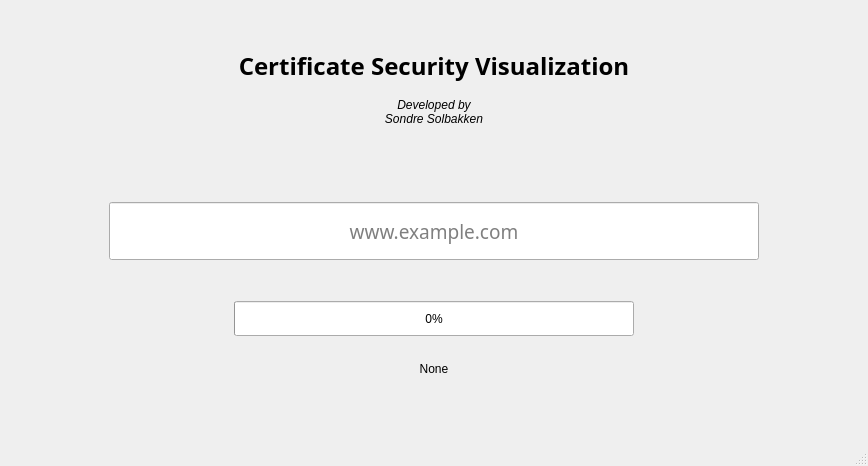
<?xml version="1.0" encoding="UTF-8"?>
<ui version="4.0">
 <class>MainWindow</class>
 <widget class="QMainWindow" name="MainWindow">
  <property name="geometry">
   <rect>
    <x>0</x>
    <y>0</y>
    <width>868</width>
    <height>466</height>
   </rect>
  </property>
  <property name="focusPolicy">
   <enum>Qt::StrongFocus</enum>
  </property>
  <property name="windowTitle">
   <string>Certificate Security Visualization</string>
  </property>
  <widget class="QWidget" name="centralwidget">
   <layout class="QVBoxLayout" name="verticalLayout">
    <item>
     <spacer name="verticalSpacer_2">
      <property name="orientation">
       <enum>Qt::Vertical</enum>
      </property>
      <property name="sizeType">
       <enum>QSizePolicy::Fixed</enum>
      </property>
      <property name="sizeHint" stdset="0">
       <size>
        <width>20</width>
        <height>41</height>
       </size>
      </property>
     </spacer>
    </item>
    <item>
     <widget class="QLabel" name="header_text_label">
      <property name="sizePolicy">
       <sizepolicy hsizetype="Expanding" vsizetype="Maximum">
        <horstretch>0</horstretch>
        <verstretch>0</verstretch>
       </sizepolicy>
      </property>
      <property name="maximumSize">
       <size>
        <width>1677</width>
        <height>32</height>
       </size>
      </property>
      <property name="font">
       <font>
        <family>Ubuntu Light</family>
        <pointsize>18</pointsize>
        <weight>75</weight>
        <bold>true</bold>
        <underline>false</underline>
        <strikeout>false</strikeout>
        <kerning>true</kerning>
       </font>
      </property>
      <property name="layoutDirection">
       <enum>Qt::LeftToRight</enum>
      </property>
      <property name="text">
       <string>Certificate Security Visualization</string>
      </property>
      <property name="textFormat">
       <enum>Qt::AutoText</enum>
      </property>
      <property name="scaledContents">
       <bool>false</bool>
      </property>
      <property name="alignment">
       <set>Qt::AlignCenter</set>
      </property>
      <property name="wordWrap">
       <bool>false</bool>
      </property>
     </widget>
    </item>
    <item>
     <spacer name="verticalSpacer_3">
      <property name="orientation">
       <enum>Qt::Vertical</enum>
      </property>
      <property name="sizeType">
       <enum>QSizePolicy::Fixed</enum>
      </property>
      <property name="sizeHint" stdset="0">
       <size>
        <width>20</width>
        <height>10</height>
       </size>
      </property>
     </spacer>
    </item>
    <item>
     <widget class="QLabel" name="sub_header_label">
      <property name="sizePolicy">
       <sizepolicy hsizetype="Maximum" vsizetype="Maximum">
        <horstretch>0</horstretch>
        <verstretch>0</verstretch>
       </sizepolicy>
      </property>
      <property name="maximumSize">
       <size>
        <width>1677</width>
        <height>45</height>
       </size>
      </property>
      <property name="font">
       <font>
        <italic>true</italic>
       </font>
      </property>
      <property name="text">
       <string>Developed by
Sondre Solbakken</string>
      </property>
      <property name="alignment">
       <set>Qt::AlignCenter</set>
      </property>
      <property name="wordWrap">
       <bool>true</bool>
      </property>
     </widget>
    </item>
    <item>
     <spacer name="verticalSpacer">
      <property name="orientation">
       <enum>Qt::Vertical</enum>
      </property>
      <property name="sizeType">
       <enum>QSizePolicy::Fixed</enum>
      </property>
      <property name="sizeHint" stdset="0">
       <size>
        <width>20</width>
        <height>70</height>
       </size>
      </property>
     </spacer>
    </item>
    <item>
     <layout class="QHBoxLayout" name="horizontalLayout_input_lineEdit">
      <property name="sizeConstraint">
       <enum>QLayout::SetMaximumSize</enum>
      </property>
      <property name="topMargin">
       <number>0</number>
      </property>
      <item>
       <spacer name="horizontalSpacer">
        <property name="orientation">
         <enum>Qt::Horizontal</enum>
        </property>
        <property name="sizeType">
         <enum>QSizePolicy::Maximum</enum>
        </property>
        <property name="sizeHint" stdset="0">
         <size>
          <width>100</width>
          <height>20</height>
         </size>
        </property>
       </spacer>
      </item>
      <item>
       <widget class="QLineEdit" name="url_input_lineEdit">
        <property name="sizePolicy">
         <sizepolicy hsizetype="Maximum" vsizetype="Maximum">
          <horstretch>0</horstretch>
          <verstretch>0</verstretch>
         </sizepolicy>
        </property>
        <property name="minimumSize">
         <size>
          <width>200</width>
          <height>58</height>
         </size>
        </property>
        <property name="maximumSize">
         <size>
          <width>167773</width>
          <height>58</height>
         </size>
        </property>
        <property name="baseSize">
         <size>
          <width>700</width>
          <height>58</height>
         </size>
        </property>
        <property name="font">
         <font>
          <family>Ubuntu Light</family>
          <pointsize>14</pointsize>
         </font>
        </property>
        <property name="focusPolicy">
         <enum>Qt::ClickFocus</enum>
        </property>
        <property name="alignment">
         <set>Qt::AlignCenter</set>
        </property>
        <property name="dragEnabled">
         <bool>false</bool>
        </property>
        <property name="placeholderText">
         <string>www.example.com</string>
        </property>
       </widget>
      </item>
      <item>
       <spacer name="horizontalSpacer_2">
        <property name="orientation">
         <enum>Qt::Horizontal</enum>
        </property>
        <property name="sizeType">
         <enum>QSizePolicy::Maximum</enum>
        </property>
        <property name="sizeHint" stdset="0">
         <size>
          <width>100</width>
          <height>20</height>
         </size>
        </property>
       </spacer>
      </item>
     </layout>
    </item>
    <item>
     <spacer name="verticalSpacer_5">
      <property name="orientation">
       <enum>Qt::Vertical</enum>
      </property>
      <property name="sizeType">
       <enum>QSizePolicy::Fixed</enum>
      </property>
      <property name="sizeHint" stdset="0">
       <size>
        <width>20</width>
        <height>25</height>
       </size>
      </property>
     </spacer>
    </item>
    <item>
     <layout class="QHBoxLayout" name="horizontalLayout_progressBar">
      <property name="spacing">
       <number>0</number>
      </property>
      <property name="sizeConstraint">
       <enum>QLayout::SetFixedSize</enum>
      </property>
      <property name="topMargin">
       <number>10</number>
      </property>
      <property name="bottomMargin">
       <number>20</number>
      </property>
      <item>
       <widget class="QProgressBar" name="progressBar">
        <property name="sizePolicy">
         <sizepolicy hsizetype="Expanding" vsizetype="Fixed">
          <horstretch>0</horstretch>
          <verstretch>0</verstretch>
         </sizepolicy>
        </property>
        <property name="minimumSize">
         <size>
          <width>50</width>
          <height>35</height>
         </size>
        </property>
        <property name="maximumSize">
         <size>
          <width>400</width>
          <height>35</height>
         </size>
        </property>
        <property name="value">
         <number>0</number>
        </property>
        <property name="alignment">
         <set>Qt::AlignLeading|Qt::AlignLeft|Qt::AlignVCenter</set>
        </property>
        <property name="textVisible">
         <bool>true</bool>
        </property>
        <property name="orientation">
         <enum>Qt::Horizontal</enum>
        </property>
       </widget>
      </item>
     </layout>
    </item>
    <item>
     <widget class="QLabel" name="progress_label">
      <property name="text">
       <string>None</string>
      </property>
      <property name="alignment">
       <set>Qt::AlignCenter</set>
      </property>
     </widget>
    </item>
    <item>
     <spacer name="verticalSpacer_4">
      <property name="orientation">
       <enum>Qt::Vertical</enum>
      </property>
      <property name="sizeHint" stdset="0">
       <size>
        <width>20</width>
        <height>20</height>
       </size>
      </property>
     </spacer>
    </item>
   </layout>
  </widget>
  <widget class="QMenuBar" name="menubar">
   <property name="geometry">
    <rect>
     <x>0</x>
     <y>0</y>
     <width>868</width>
     <height>22</height>
    </rect>
   </property>
  </widget>
  <widget class="QStatusBar" name="statusbar"/>
 </widget>
 <resources/>
 <connections>
  <connection>
   <sender>url_input_lineEdit</sender>
   <signal>returnPressed()</signal>
   <receiver>url_input_lineEdit</receiver>
   <slot>clear()</slot>
   <hints>
    <hint type="sourcelabel">
     <x>130</x>
     <y>263</y>
    </hint>
    <hint type="destinationlabel">
     <x>169</x>
     <y>268</y>
    </hint>
   </hints>
  </connection>
  <connection>
   <sender>url_input_lineEdit</sender>
   <signal>returnPressed()</signal>
   <receiver>MainWindow</receiver>
   <slot>setFocus()</slot>
   <hints>
    <hint type="sourcelabel">
     <x>199</x>
     <y>259</y>
    </hint>
    <hint type="destinationlabel">
     <x>245</x>
     <y>188</y>
    </hint>
   </hints>
  </connection>
  <connection>
   <sender>url_input_lineEdit</sender>
   <signal>returnPressed()</signal>
   <receiver>MainWindow</receiver>
   <slot>hide()</slot>
   <hints>
    <hint type="sourcelabel">
     <x>340</x>
     <y>277</y>
    </hint>
    <hint type="destinationlabel">
     <x>435</x>
     <y>187</y>
    </hint>
   </hints>
  </connection>
  <connection>
   <sender>url_input_lineEdit</sender>
   <signal>returnPressed()</signal>
   <receiver>MainWindow</receiver>
   <slot>show()</slot>
   <hints>
    <hint type="sourcelabel">
     <x>508</x>
     <y>276</y>
    </hint>
    <hint type="destinationlabel">
     <x>606</x>
     <y>185</y>
    </hint>
   </hints>
  </connection>
 </connections>
</ui>
